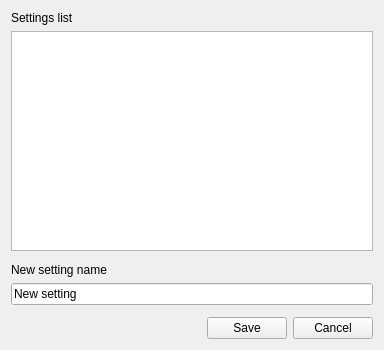
<?xml version="1.0" encoding="UTF-8"?>
<ui version="4.0">
 <class>DialogSaveRenameSettings</class>
 <widget class="QDialog" name="DialogSaveRenameSettings">
  <property name="geometry">
   <rect>
    <x>0</x>
    <y>0</y>
    <width>384</width>
    <height>350</height>
   </rect>
  </property>
  <property name="windowTitle">
   <string>Save current rename setting</string>
  </property>
  <layout class="QVBoxLayout" name="verticalLayout">
   <item>
    <widget class="QLabel" name="label_2">
     <property name="text">
      <string>Settings list</string>
     </property>
    </widget>
   </item>
   <item>
    <widget class="SavedSettingsListWidget" name="listWidget"/>
   </item>
   <item>
    <spacer name="verticalSpacer">
     <property name="orientation">
      <enum>Qt::Vertical</enum>
     </property>
     <property name="sizeType">
      <enum>QSizePolicy::Fixed</enum>
     </property>
     <property name="sizeHint" stdset="0">
      <size>
       <width>20</width>
       <height>6</height>
      </size>
     </property>
    </spacer>
   </item>
   <item>
    <widget class="QLabel" name="label">
     <property name="text">
      <string>New setting name</string>
     </property>
    </widget>
   </item>
   <item>
    <widget class="QLineEdit" name="lineEdit">
     <property name="text">
      <string>New setting</string>
     </property>
    </widget>
   </item>
   <item>
    <spacer name="verticalSpacer_2">
     <property name="orientation">
      <enum>Qt::Vertical</enum>
     </property>
     <property name="sizeType">
      <enum>QSizePolicy::Fixed</enum>
     </property>
     <property name="sizeHint" stdset="0">
      <size>
       <width>20</width>
       <height>6</height>
      </size>
     </property>
    </spacer>
   </item>
   <item>
    <layout class="QHBoxLayout" name="horizontalLayout">
     <item>
      <spacer name="horizontalSpacer">
       <property name="orientation">
        <enum>Qt::Horizontal</enum>
       </property>
       <property name="sizeHint" stdset="0">
        <size>
         <width>40</width>
         <height>20</height>
        </size>
       </property>
      </spacer>
     </item>
     <item>
      <widget class="QPushButton" name="buttonOK">
       <property name="text">
        <string>Save</string>
       </property>
       <property name="autoDefault">
        <bool>false</bool>
       </property>
      </widget>
     </item>
     <item>
      <widget class="QPushButton" name="buttonCancel">
       <property name="text">
        <string>Cancel</string>
       </property>
       <property name="autoDefault">
        <bool>false</bool>
       </property>
      </widget>
     </item>
    </layout>
   </item>
  </layout>
 </widget>
 <customwidgets>
  <customwidget>
   <class>SavedSettingsListWidget</class>
   <extends>QListWidget</extends>
   <header>widgets/SavedSettingsListWidget.h</header>
  </customwidget>
 </customwidgets>
 <tabstops>
  <tabstop>listWidget</tabstop>
  <tabstop>lineEdit</tabstop>
  <tabstop>buttonOK</tabstop>
  <tabstop>buttonCancel</tabstop>
 </tabstops>
 <resources/>
 <connections>
  <connection>
   <sender>buttonOK</sender>
   <signal>clicked()</signal>
   <receiver>DialogSaveRenameSettings</receiver>
   <slot>accept()</slot>
   <hints>
    <hint type="sourcelabel">
     <x>231</x>
     <y>331</y>
    </hint>
    <hint type="destinationlabel">
     <x>157</x>
     <y>274</y>
    </hint>
   </hints>
  </connection>
  <connection>
   <sender>buttonCancel</sender>
   <signal>clicked()</signal>
   <receiver>DialogSaveRenameSettings</receiver>
   <slot>reject()</slot>
   <hints>
    <hint type="sourcelabel">
     <x>313</x>
     <y>331</y>
    </hint>
    <hint type="destinationlabel">
     <x>286</x>
     <y>274</y>
    </hint>
   </hints>
  </connection>
  <connection>
   <sender>lineEdit</sender>
   <signal>textChanged(QString)</signal>
   <receiver>DialogSaveRenameSettings</receiver>
   <slot>onLineEditTextChanged(QString)</slot>
   <hints>
    <hint type="sourcelabel">
     <x>117</x>
     <y>291</y>
    </hint>
    <hint type="destinationlabel">
     <x>34</x>
     <y>260</y>
    </hint>
   </hints>
  </connection>
  <connection>
   <sender>listWidget</sender>
   <signal>itemActivated(QListWidgetItem*)</signal>
   <receiver>buttonOK</receiver>
   <slot>click()</slot>
   <hints>
    <hint type="sourcelabel">
     <x>290</x>
     <y>81</y>
    </hint>
    <hint type="destinationlabel">
     <x>247</x>
     <y>329</y>
    </hint>
   </hints>
  </connection>
  <connection>
   <sender>listWidget</sender>
   <signal>itemPressed(QListWidgetItem*)</signal>
   <receiver>DialogSaveRenameSettings</receiver>
   <slot>onListWidgetItemPressed(QListWidgetItem*)</slot>
   <hints>
    <hint type="sourcelabel">
     <x>320</x>
     <y>61</y>
    </hint>
    <hint type="destinationlabel">
     <x>375</x>
     <y>50</y>
    </hint>
   </hints>
  </connection>
  <connection>
   <sender>lineEdit</sender>
   <signal>returnPressed()</signal>
   <receiver>buttonOK</receiver>
   <slot>click()</slot>
   <hints>
    <hint type="sourcelabel">
     <x>214</x>
     <y>290</y>
    </hint>
    <hint type="destinationlabel">
     <x>254</x>
     <y>325</y>
    </hint>
   </hints>
  </connection>
  <connection>
   <sender>listWidget</sender>
   <signal>currentTextChanged(QString)</signal>
   <receiver>DialogSaveRenameSettings</receiver>
   <slot>onListWidgetCurrentTextChanged(QString)</slot>
   <hints>
    <hint type="sourcelabel">
     <x>350</x>
     <y>151</y>
    </hint>
    <hint type="destinationlabel">
     <x>379</x>
     <y>167</y>
    </hint>
   </hints>
  </connection>
 </connections>
 <slots>
  <slot>onLineEditTextChanged(QString)</slot>
  <slot>onListWidgetItemPressed(QListWidgetItem*)</slot>
  <slot>onListWidgetCurrentTextChanged(QString)</slot>
 </slots>
</ui>
